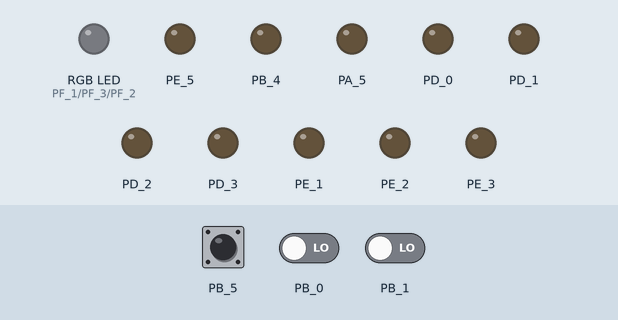
A sketch run on a simulated TI Tiva C LaunchPad. Parts: an RGB LED mixed from three pins (HIGH = lit), output pins drawn as LEDs (lit = HIGH). Inputs (shaded band) come from the test bench; at power-on: PB_5 LOW, PB_0 LOW, PB_1 LOW.

Above: at 1.2 s.
1.3 s: PB_5 pulsed HIGH 2 times (0.12 s each, 0.3 s apart)
At 1.7 s:
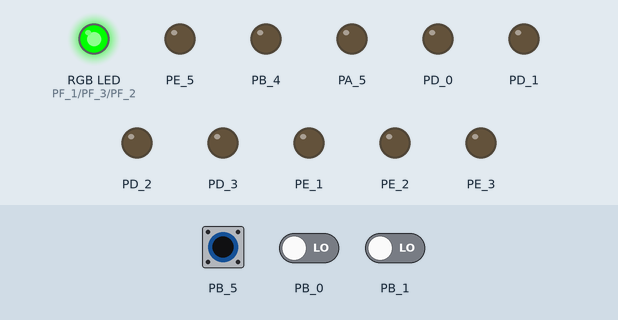
At 4.4 s:
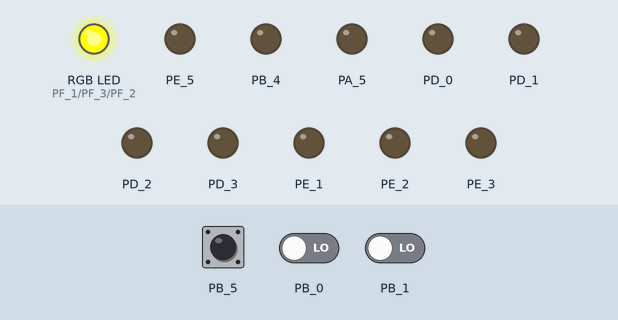
Timing chart, 0 to 8.9 s (numbered marks = the images above; inputs shaded):
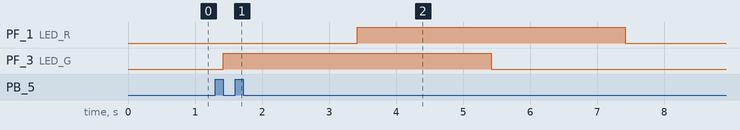

Measured:
- after the input at 1.3 s, PF_1 (LED_R): LOW → HIGH after 2.1 s, → LOW 4.0 s later; PF_3 (LED_G): LOW → HIGH after 0.12 s, → LOW 4.0 s later

The sketch:

LABORATORIO05.ino
```cpp
/*
 * Universidad del Valle de Guatemala
 * Electrónica Digital 2
 * Carlos Mauricio Molina López (#21253)
 * LABORATORIO 05 - Juego de Carreras
 * 22/03/23
 */


// Definición de LEDs RGB
#define LED_R RED_LED
#define LED_G GREEN_LED
#define LED_B BLUE_LED

int buttonState = 0;          // Status del botón "Inicio de Carrera"
int buttonState1 = 0;         // Status del botón "Jugador1"
int buttonState2 = 0;         // Status del botón "Jugador2"

int carrera = 0;              // Variable que indica si la carrera ha iniciado
int cont1 = 0;                // "Jugador1" comienza en 0
int cont2 = 0;                // "Jugador2" comienza en 0


void setup() {

  //LED RGB como Output
  pinMode(LED_R, OUTPUT);
  pinMode(LED_B, OUTPUT);
  pinMode(LED_G, OUTPUT);

  // LEDs de los ganadores
  pinMode(PE_5, OUTPUT);
  pinMode(PB_4, OUTPUT);

  // LEDs Jugador 1
  pinMode(PD_0, OUTPUT);
  pinMode(PD_1, OUTPUT);
  pinMode(PD_2, OUTPUT);
  pinMode(PD_3, OUTPUT);

  // LEDs Jugador 2
  pinMode(PE_1, OUTPUT);
  pinMode(PE_2, OUTPUT);
  pinMode(PE_3, OUTPUT);
  pinMode(PA_5, OUTPUT);

  // Inicio de Carrera
  pinMode(PB_5, INPUT);

  //Jugador 1
  pinMode(PB_0, INPUT);

  //Jugador 2
  pinMode(PB_1, INPUT);

}

void loop() {

  if (carrera == 0){
    buttonState = digitalRead(PB_5);

    if (buttonState == 1){
    while (digitalRead(PB_5) == HIGH){       // Antirrebote "Inicio de Carrera"
      ;
    }

    // Reiniciamos todo, preparando así un juego nuevo
    restartgame();

    // Empezamos la secuencia del semaforo en el LED RGB de la TIVA C
    secuencia_semaforo();

    // Indicamos a la variable que el juego ha empezado
    carrera = 1;
    }

    else if (buttonState == 0){
      ;
    }
  }

  else if (carrera == 1){

    // Leemos constantemente si los jugadores presionan uno de los botones
    buttonState1 = digitalRead(PB_0);
    buttonState2 = digitalRead(PB_1);

    // Si el "Jugador1" presiona, se suma su contador
    if (buttonState1 == 1){
      while (digitalRead(PB_0) == HIGH){     //  Antirrebote "Jugador 1"
        ;
      }
      //digitalWrite(PE_5, HIGH);
      cont1++;

      if (cont1 == 1){
        digitalWrite(PD_0, HIGH);
      }

      else if (cont1 == 2){
        digitalWrite(PD_1, HIGH);;
      }

      else if (cont1 == 3) {
        digitalWrite(PD_2, HIGH);;
      }

      else if (cont1 == 4) {
        digitalWrite(PD_3, HIGH);;
      }

    }

    // Si el "Jugador2" presiona, se suma su contador
    if (buttonState2 == 1){
      while (digitalRead(PB_1) == HIGH){     // Antirrebote "Jugador 2"
        ;
      }
      cont2++;

      if (cont2 == 1){
        digitalWrite(PE_1, HIGH);
      }

      else if (cont2 == 2){
        digitalWrite(PE_2, HIGH);;
      }

      else if (cont2 == 3) {
        digitalWrite(PE_3, HIGH);;
      }

      else if (cont2 == 4) {
        digitalWrite(PA_5, HIGH);;
      }

    }

    // Vamos a una rutina para asegurarnos si alguien ha ganado
    comparacion();
  }
}

void comparacion(){

  // ¿Jugador 1 ganó?
  if(cont1 == 4){
     digitalWrite(PB_4, HIGH);
     carrera = 0;
     cont1 = 0;
     cont2 = 0;
     digitalWrite(LED_B, HIGH);
  }

  // ¿Jugador 2 ganó?
  else if (cont2 == 4){
    digitalWrite(PE_5, HIGH);
    carrera = 0;
    cont1 = 0;
    cont2 = 0;
    digitalWrite(LED_R, HIGH);
  }

  // ¿Nadie ha ganado todavía?
  else{
    ;
  }
}

void secuencia_semaforo(){
  // Empezamos la secuencia del semaforo

  // Verde
  digitalWrite(LED_G, HIGH);   // Encendemos el LED Verde
  delay(2000);                 // Esperamos 2 segundos
  digitalWrite(LED_G, LOW);    // Apagamos el LED Verde


  // Amarillo
  digitalWrite(LED_R, HIGH);   // Encendemos el LED Rojo
  digitalWrite(LED_G, HIGH);   // Encendemos el LED Verde
  delay(2000);                 // Esperamos 2 segundos
  digitalWrite(LED_R, LOW);    // Apagamos el LED Rojo
  digitalWrite(LED_G, LOW);    // Apagamos el LED Verde

  // Rojo
  digitalWrite(LED_R, HIGH);   // Encendemos el LED Rojo
  delay(2000);                 // Esperamos 2 segundos
  digitalWrite(LED_R, LOW);    // Apagamos el LED Rojo
}

void restartgame(){

  // Apagamos todos los LEDs de Hardware utilizados

  digitalWrite(LED_B, LOW);
  digitalWrite(LED_R, LOW);

  digitalWrite(PE_5, LOW);
  digitalWrite(PB_4, LOW);

  digitalWrite(PD_0, LOW);
  digitalWrite(PD_1, LOW);
  digitalWrite(PD_2, LOW);
  digitalWrite(PD_3, LOW);

  digitalWrite(PE_1, LOW);
  digitalWrite(PE_2, LOW);
  digitalWrite(PE_3, LOW);
  digitalWrite(PA_5, LOW);
}
```
